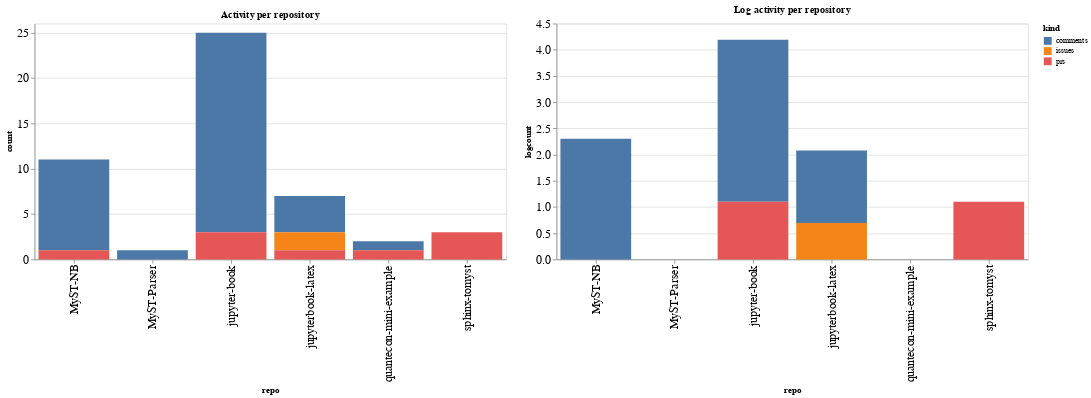

Notebook source saved alongside this figure:
### Code cell
ch1 = alt.Chart(repo_summaries, width=600, title="Activity per repository").mark_bar().encode(
    x='repo',
    y='count',
    color='kind',
    tooltip="kind"
)

ch2 = alt.Chart(repo_summaries, width=600, title="Log activity per repository").mark_bar().encode(
    x='repo',
    y='logcount',
    color='kind',
    tooltip="kind"
)

ch1 | ch2

### Figure 1 — Vega-Lite specification as saved in the notebook (floating-point values rounded to 4 significant figures)
{"config": {"axisLeft": {"labelFontSize": 15}, "axisBottom": {"labelFontSize": 15}}, "hconcat": [{"mark": "bar", "encoding": {"color": {"type": "nominal", "field": "kind"}, "tooltip": {"type": "nominal", "field": "kind"}, "x": {"type": "nominal", "field": "repo"}, "y": {"type": "quantitative", "field": "count"}}, "title": "Activity per repository", "width": 600}, {"mark": "bar", "encoding": {"color": {"type": "nominal", "field": "kind"}, "tooltip": {"type": "nominal", "field": "kind"}, "x": {"type": "nominal", "field": "repo"}, "y": {"type": "quantitative", "field": "logcount"}}, "title": "Log activity per repository", "width": 600}], "data": {"name": "data-fabf1d693a1d27b7712b98abdfa4a90b"}, "$schema": "https://vega.github.io/schema/vega-lite/v4.8.1.json", "datasets": {"data-fabf1d693a1d27b7712b98abdfa4a90b": [{"repo": "MyST-NB", "kind": "comments", "count": 10, "logcount": 2.303}, {"repo": "MyST-NB", "kind": "prs", "count": 1, "logcount": 0.0}, {"repo": "MyST-Parser", "kind": "comments", "count": 1, "logcount": 0.0}, {"repo": "jupyter-book", "kind": "comments", "count": 22, "logcount": 3.091}, {"repo": "jupyter-book", "kind": "prs", "count": 3, "logcount": 1.099}, {"repo": "jupyterbook-latex", "kind": "comments", "count": 4, "logcount": 1.386}, {"repo": "jupyterbook-latex", "kind": "issues", "count": 2, "logcount": 0.6931}, {"repo": "jupyterbook-latex", "kind": "prs", "count": 1, "logcount": 0.0}, {"repo": "quantecon-mini-example", "kind": "comments", "count": 1, "logcount": 0.0}, {"repo": "quantecon-mini-example", "kind": "prs", "count": 1, "logcount": 0.0}, {"repo": "sphinx-tomyst", "kind": "prs", "count": 3, "logcount": 1.099}]}}
